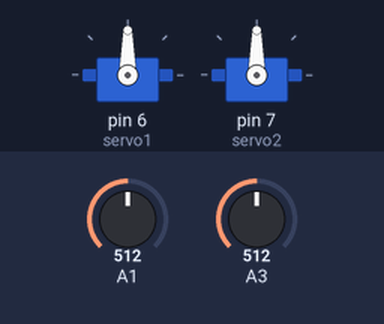
Bench run of a sketch on a simulated Arduino Uno, built with avr-gcc and run on an emulated ATmega328P. Parts: 2 × servo. The test bench sets the inputs (shaded band); at power-on: A1 = 512, A3 = 512.

Above: at 1.2 s.
1.3 s: A1 set to 716
At 2.5 s:
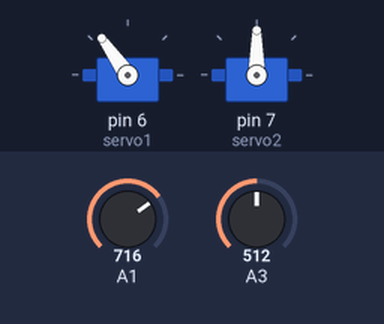
2.8 s: A3 set to 716
At 4.0 s:
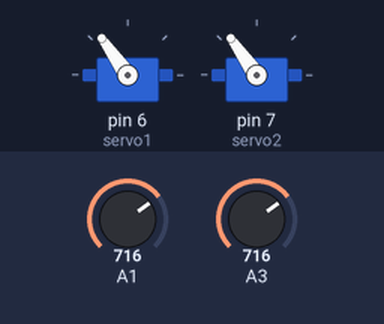
4.3 s: A1 set to 900
At 5.4 s:
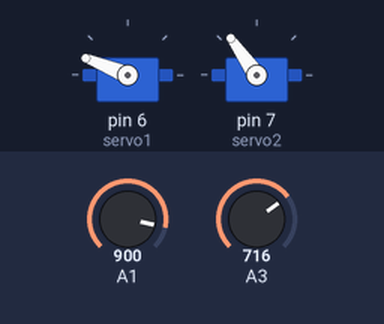
5.8 s: A3 set to 900
At 6.8 s:
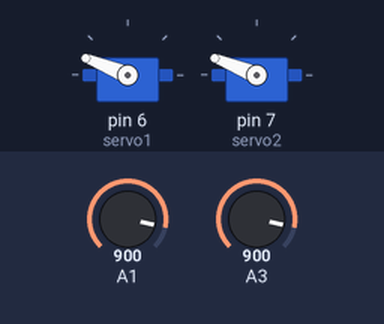
7.3 s: A1 set to 1023
At 8.2 s:
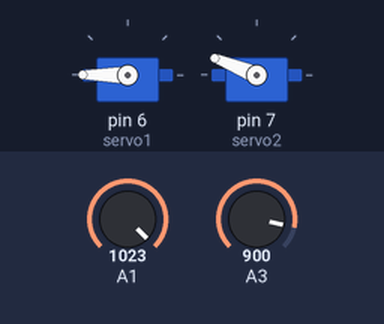
8.8 s: A3 set to 1023
At 9.6 s:
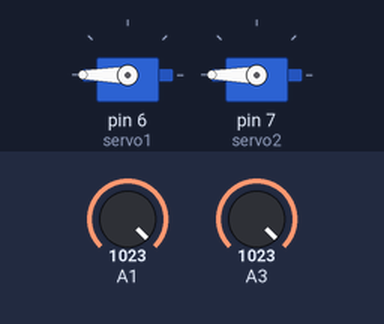
Timing chart, 0 to 11.3 s (numbered marks = the images above; inputs shaded):
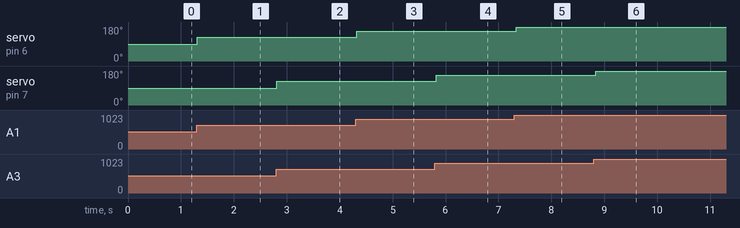

The sketch:

LaberintoJoystick.ino
```cpp
#include <Servo.h>          // Incluir la librería Servo
Servo servo1;               // Crear un objeto tipo Servo llamado servo1
Servo servo2;
int angulo = 0;
int angulo2 =0;
int J1_Eje_X = A1;
int J1_Eje_Y = A2;
int J2_Eje_X = A3;
int J2_Eje_Y = A4;
int LED = 12;

void setup()
    {
        servo1.attach(6);  // Conectar servo1 al pin 6
        servo2.attach(7);
}

void loop()
    {
        digitalWrite(LED, HIGH);
        angulo = map(analogRead(A1), 0, 1023, 0, 180);
        servo1.write(angulo);
        angulo2 = map(analogRead(A3),0, 1023, 0, 180);
        servo2.write(angulo2);
        delay(100);
           }
```

Measured:
- after the input at 1.3 s, servo on pin 6 (servo1): 90° → 125° at once
- after the input at 2.8 s, servo on pin 7 (servo2): 90° → 125° at once
- after the input at 4.3 s, servo on pin 6 (servo1): 125° → 158° at once
- after the input at 5.8 s, servo on pin 7 (servo2): 125° → 158° at once
- after the input at 7.3 s, servo on pin 6 (servo1): 158° → 180° at once
- after the input at 8.8 s, servo on pin 7 (servo2): 158° → 180° at once
